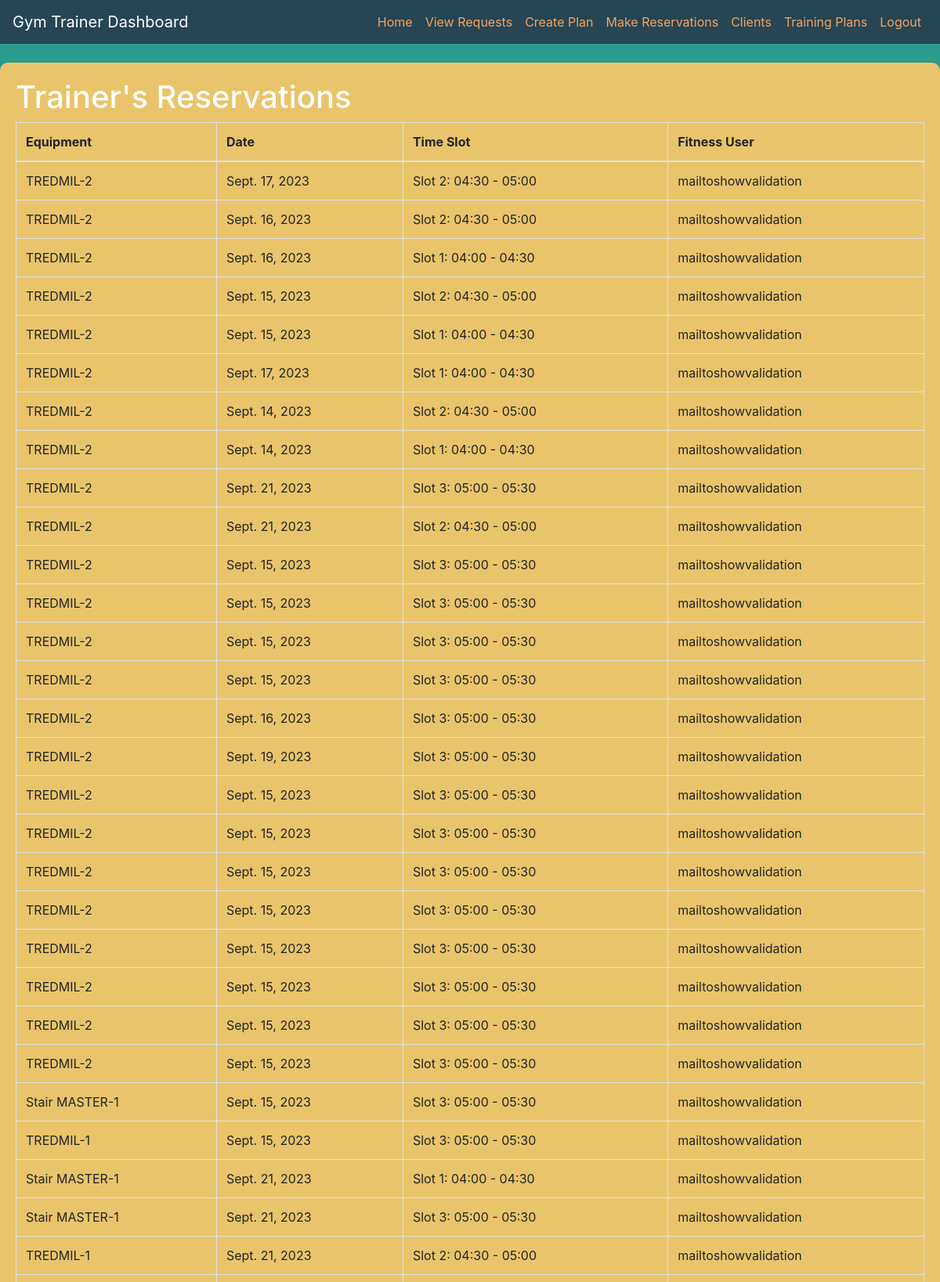
The app's page /members/trainer-reservations/ (signed in, upper part) with its own data.
### Members/models.py (models this page shows, shortened)
class EquipmentReservation(models.Model):
    trainer = models.ForeignKey(FitnessTrainer, on_delete=models.CASCADE,default=1)
    fitness_user = models.ForeignKey(FitnessUser, on_delete=models.CASCADE,default=1)
    equipment = models.ForeignKey(Equipment, on_delete=models.CASCADE)
    timeslot = models.ForeignKey(TimeSlot, on_delete=models.CASCADE,default=1)
    date = models.DateField(default=timezone.now)

class Equipment(models.Model):
    name = models.CharField(max_length=255)
    description = models.TextField()

class TimeSlot(models.Model):
    slot_number = models.PositiveIntegerField(unique=True,default=1)
    start_time = models.TimeField()
    end_time = models.TimeField()
    def __str__(self):
        return f"Slot {self.slot_number}: {self.start_time.strftime('%H:%M')} - {self.end_time.strftime('%H:%M')}"

class FitnessUser(models.Model):
    user = models.OneToOneField(CustomUser, on_delete=models.CASCADE)
    fitness_goal = models.CharField(max_length=255)
    height = models.FloatField()
    weight = models.FloatField()

### users/models.py (models this page shows, shortened)
class CustomUser(AbstractBaseUser, PermissionsMixin):
    username = models.CharField(max_length=100, unique=True)
    email = models.EmailField(unique=True)
    first_name = models.CharField(max_length=100)
    last_name = models.CharField(max_length=100)
    role = models.CharField(max_length=20)  # Define roles (e.g., "FitnessUser", "FitnessTrainer", "SportsTrainer")
    description = models.TextField(blank=True, null=True)
    profile_picture = models.ImageField(upload_to='profile_pics/', blank=True, null=True)
    address = models.TextField(blank=True, null=True)
    contact_number = models.CharField(max_length=15, blank=True, null=True)
    second_contact_number = models.CharField(max_length=15, blank=True, null=True)# Add the description field
    is_active = models.BooleanField(default=True)
    is_staff = models.BooleanField(default=False)
    objects = CustomUserManager()
    USERNAME_FIELD = 'email'
    REQUIRED_FIELDS = ['username']

### Members/views.py (the view)
# urls.py: path('trainer-reservations/', views.trainer_reservations, name='trainer_reservations'),
def trainer_reservations(request):
    trainer = request.user.fitnesstrainer
    reservations = EquipmentReservation.objects.filter(trainer=trainer)
    context = {
        'reservations': reservations,
    }
    return render(request, 'trainer_reservations.html', context)

### Members/templates/trainer_reservations.html
{% extends 'Navbar.html' %}
{% block content %}
    <h1>Trainer's Reservations</h1>
    <table class="table table-bordered">
        <thead>
            <tr>
                <th>Equipment</th>
                <th>Date</th>
                <th>Time Slot</th>
                <th>Fitness User</th>
            </tr>
        </thead>
        <tbody>
            {% for reservation in reservations %}
                <tr>
                    <td>{{ reservation.equipment.name }}</td>
                    <td>{{ reservation.date }}</td>
                    <td>{{ reservation.timeslot }}</td>
                    <td>{{ reservation.fitness_user.user.username }}</td>
                </tr>
            {% empty %}
                <tr>
                    <td colspan="4">No reservations found.</td>
                </tr>
            {% endfor %}
        </tbody>
    </table>
{% endblock %}

### Members/templates/Navbar.html (style rules this page uses)
body { background-color: #2A9D8F!important; }

### records on screen
EquipmentReservation: equipment.name "TREDMIL-2", date "Sept. 17, 2023", timeslot "Slot 2: 04:30 - 05:00", fitness_user.user.username "mailtoshowvalidation"
EquipmentReservation: equipment.name "TREDMIL-2", date "Sept. 16, 2023", timeslot "Slot 2: 04:30 - 05:00", fitness_user.user.username "mailtoshowvalidation"
EquipmentReservation: equipment.name "TREDMIL-2", date "Sept. 16, 2023", timeslot "Slot 1: 04:00 - 04:30", fitness_user.user.username "mailtoshowvalidation"
EquipmentReservation: equipment.name "TREDMIL-2", date "Sept. 15, 2023", timeslot "Slot 2: 04:30 - 05:00", fitness_user.user.username "mailtoshowvalidation"
EquipmentReservation: equipment.name "TREDMIL-2", date "Sept. 15, 2023", timeslot "Slot 1: 04:00 - 04:30", fitness_user.user.username "mailtoshowvalidation"
EquipmentReservation: equipment.name "TREDMIL-2", date "Sept. 17, 2023", timeslot "Slot 1: 04:00 - 04:30", fitness_user.user.username "mailtoshowvalidation"
EquipmentReservation: equipment.name "TREDMIL-2", date "Sept. 14, 2023", timeslot "Slot 2: 04:30 - 05:00", fitness_user.user.username "mailtoshowvalidation"
EquipmentReservation: equipment.name "TREDMIL-2", date "Sept. 14, 2023", timeslot "Slot 1: 04:00 - 04:30", fitness_user.user.username "mailtoshowvalidation"
EquipmentReservation: equipment.name "TREDMIL-2", date "Sept. 21, 2023", timeslot "Slot 3: 05:00 - 05:30", fitness_user.user.username "mailtoshowvalidation"
EquipmentReservation: equipment.name "TREDMIL-2", date "Sept. 21, 2023", timeslot "Slot 2: 04:30 - 05:00", fitness_user.user.username "mailtoshowvalidation"
EquipmentReservation: equipment.name "TREDMIL-2", date "Sept. 15, 2023", timeslot "Slot 3: 05:00 - 05:30", fitness_user.user.username "mailtoshowvalidation"
EquipmentReservation: equipment.name "TREDMIL-2", date "Sept. 15, 2023", timeslot "Slot 3: 05:00 - 05:30", fitness_user.user.username "mailtoshowvalidation"
EquipmentReservation: equipment.name "TREDMIL-2", date "Sept. 15, 2023", timeslot "Slot 3: 05:00 - 05:30", fitness_user.user.username "mailtoshowvalidation"
EquipmentReservation: equipment.name "TREDMIL-2", date "Sept. 15, 2023", timeslot "Slot 3: 05:00 - 05:30", fitness_user.user.username "mailtoshowvalidation"
EquipmentReservation: equipment.name "TREDMIL-2", date "Sept. 16, 2023", timeslot "Slot 3: 05:00 - 05:30", fitness_user.user.username "mailtoshowvalidation"
EquipmentReservation: equipment.name "TREDMIL-2", date "Sept. 19, 2023", timeslot "Slot 3: 05:00 - 05:30", fitness_user.user.username "mailtoshowvalidation"
EquipmentReservation: equipment.name "TREDMIL-2", date "Sept. 15, 2023", timeslot "Slot 3: 05:00 - 05:30", fitness_user.user.username "mailtoshowvalidation"
EquipmentReservation: equipment.name "TREDMIL-2", date "Sept. 15, 2023", timeslot "Slot 3: 05:00 - 05:30", fitness_user.user.username "mailtoshowvalidation"
EquipmentReservation: equipment.name "TREDMIL-2", date "Sept. 15, 2023", timeslot "Slot 3: 05:00 - 05:30", fitness_user.user.username "mailtoshowvalidation"
EquipmentReservation: equipment.name "TREDMIL-2", date "Sept. 15, 2023", timeslot "Slot 3: 05:00 - 05:30", fitness_user.user.username "mailtoshowvalidation"
EquipmentReservation: equipment.name "TREDMIL-2", date "Sept. 15, 2023", timeslot "Slot 3: 05:00 - 05:30", fitness_user.user.username "mailtoshowvalidation"
EquipmentReservation: equipment.name "TREDMIL-2", date "Sept. 15, 2023", timeslot "Slot 3: 05:00 - 05:30", fitness_user.user.username "mailtoshowvalidation"
EquipmentReservation: equipment.name "TREDMIL-2", date "Sept. 15, 2023", timeslot "Slot 3: 05:00 - 05:30", fitness_user.user.username "mailtoshowvalidation"
EquipmentReservation: equipment.name "TREDMIL-2", date "Sept. 15, 2023", timeslot "Slot 3: 05:00 - 05:30", fitness_user.user.username "mailtoshowvalidation"
EquipmentReservation: equipment.name "Stair MASTER-1", date "Sept. 15, 2023", timeslot "Slot 3: 05:00 - 05:30", fitness_user.user.username "mailtoshowvalidation"
EquipmentReservation: equipment.name "TREDMIL-1", date "Sept. 15, 2023", timeslot "Slot 3: 05:00 - 05:30", fitness_user.user.username "mailtoshowvalidation"
EquipmentReservation: equipment.name "Stair MASTER-1", date "Sept. 21, 2023", timeslot "Slot 1: 04:00 - 04:30", fitness_user.user.username "mailtoshowvalidation"
EquipmentReservation: equipment.name "Stair MASTER-1", date "Sept. 21, 2023", timeslot "Slot 3: 05:00 - 05:30", fitness_user.user.username "mailtoshowvalidation"
EquipmentReservation: equipment.name "TREDMIL-1", date "Sept. 21, 2023", timeslot "Slot 2: 04:30 - 05:00", fitness_user.user.username "mailtoshowvalidation"
